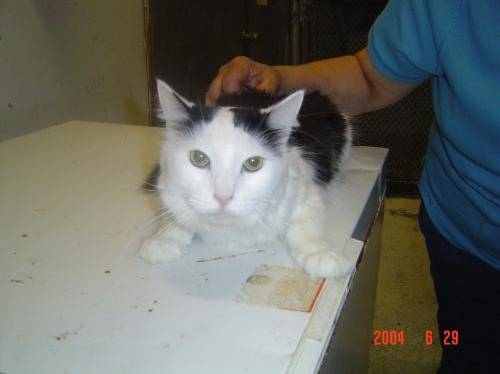
#> input picture python/cat.5123.jpg, 500 x 374 px
$ python d_img_filter.py
#> lines starting #> are read from the running program, lines starting #| are printed output that depends on the picture; after the words box and inside, x2 and y2 are one past the last pixel; in counts of white or black regions, pixels touching at a corner belong together
#!/usr/bin/python

from PIL import Image,ImageEnhance,ImageFilter

image_name="cat.5123.jpg"
im = Image.open(image_name)
#> im is the input picture: PIL image 500x374 RGB; mean R, G, B 105.8, 107.7, 101.3
im = im.filter(ImageFilter.MedianFilter())
enhancer = ImageEnhance.Contrast(im)
im = enhancer.enhance(2)
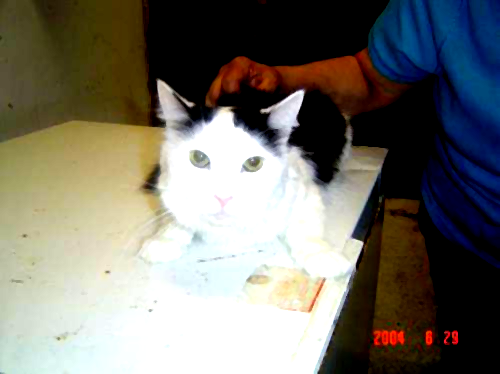
#> im: PIL image 500x374 RGB; mean R, G, B 118.3, 115.9, 107.6
im = im.convert('1')
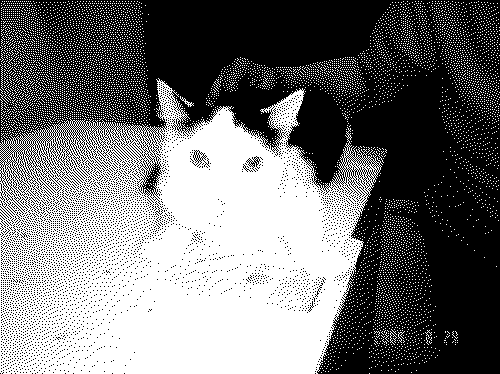
#> im: PIL image 500x374 1; 45.2% white; 7478 white regions (7473 under 20 px), largest, box (x1, y1, x2, y2) and area: (0, 78, 383, 374) 75659, (180, 96, 194, 107) 38, (390, 331, 397, 345) 28, (1, 66, 4, 90) 24, (398, 331, 405, 343) 23
im.show()
im.save("1.jpg")
